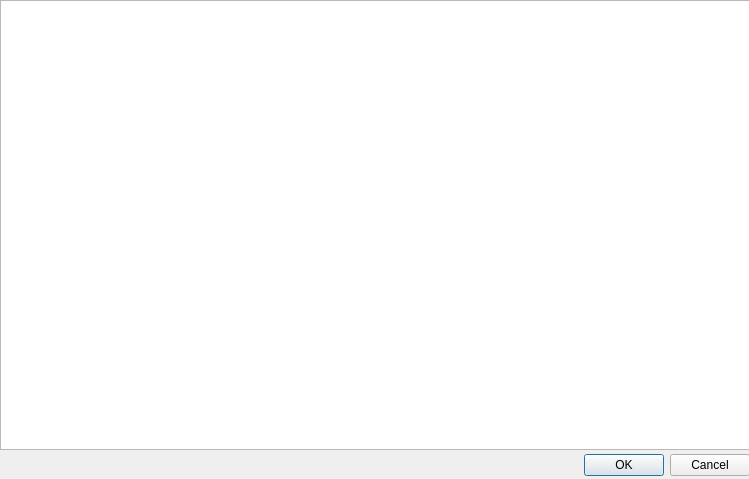
<?xml version="1.0" encoding="UTF-8"?>
<ui version="4.0">
 <class>DialogBalance</class>
 <widget class="QDialog" name="DialogBalance">
  <property name="geometry">
   <rect>
    <x>0</x>
    <y>0</y>
    <width>749</width>
    <height>479</height>
   </rect>
  </property>
  <property name="windowTitle">
   <string>Dialog</string>
  </property>
  <widget class="QDialogButtonBox" name="buttonBox">
   <property name="geometry">
    <rect>
     <x>150</x>
     <y>450</y>
     <width>600</width>
     <height>30</height>
    </rect>
   </property>
   <property name="orientation">
    <enum>Qt::Horizontal</enum>
   </property>
   <property name="standardButtons">
    <set>QDialogButtonBox::Cancel|QDialogButtonBox::Ok</set>
   </property>
  </widget>
  <widget class="QTableView" name="tableView">
   <property name="geometry">
    <rect>
     <x>0</x>
     <y>0</y>
     <width>750</width>
     <height>450</height>
    </rect>
   </property>
  </widget>
 </widget>
 <resources/>
 <connections>
  <connection>
   <sender>buttonBox</sender>
   <signal>accepted()</signal>
   <receiver>DialogBalance</receiver>
   <slot>accept()</slot>
   <hints>
    <hint type="sourcelabel">
     <x>248</x>
     <y>254</y>
    </hint>
    <hint type="destinationlabel">
     <x>157</x>
     <y>274</y>
    </hint>
   </hints>
  </connection>
  <connection>
   <sender>buttonBox</sender>
   <signal>rejected()</signal>
   <receiver>DialogBalance</receiver>
   <slot>reject()</slot>
   <hints>
    <hint type="sourcelabel">
     <x>316</x>
     <y>260</y>
    </hint>
    <hint type="destinationlabel">
     <x>286</x>
     <y>274</y>
    </hint>
   </hints>
  </connection>
 </connections>
</ui>
